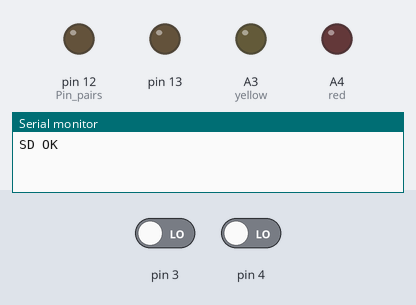
Bench run of a sketch on a simulated Arduino Uno, built for the host (arithmetic inside an expression is 32-bit, double 64-bit). Parts: output pins drawn as LEDs (lit = HIGH), the last lines printed to the serial monitor. Dashed ring = blinking. The inputs (shaded band) are chosen by the test bench; at power-on: pin 3 LOW, pin 4 LOW. Storage starts empty; the audio player accepts every command and is not drawn.

Above: at 3.2 s.
3.3 s: pin 3 driven HIGH
At 6.2 s:
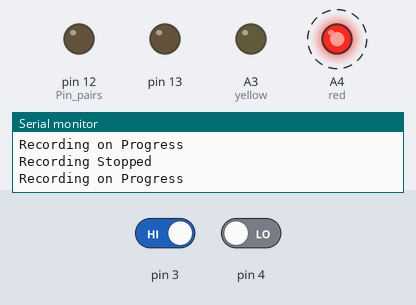
6.3 s: pin 3 driven LOW
At 7.0 s:
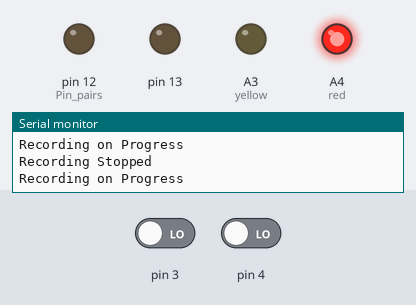
7.8 s: pin 4 driven HIGH
At 10.7 s:
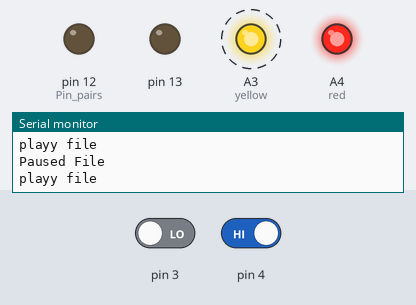
10.8 s: pin 4 driven LOW
At 11.9 s:
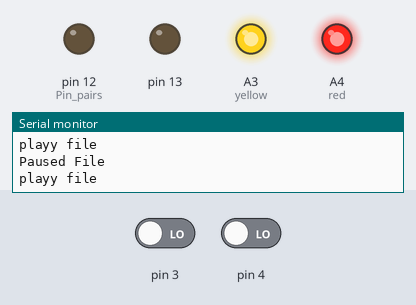
Timing chart, 0 to 13.3 s (numbered marks = the images above; inputs shaded):
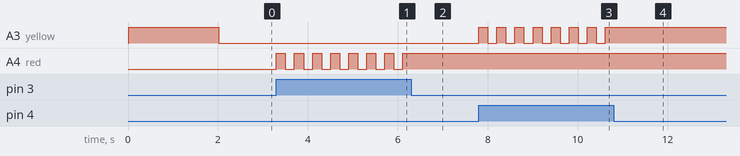

Measured:
- after the input at 3.3 s, A4 (red): alternates HIGH for 0.20 s and LOW for 0.20 s, starting at once
- after the input at 6.3 s, A4 (red): stops changing and stays HIGH
- after the input at 7.8 s, A3 (yellow): alternates HIGH for 0.20 s and LOW for 0.20 s, starting at once
- after the input at 10.8 s, A3 (yellow): stops changing and stays HIGH

The sketch:

audio_recorder.ino
```cpp
/*
This sketch demonstrates recording of standard WAV files that can be played on any device that supports WAVs. The recording
uses a single ended input from any of the analog input pins. Uses AVCC (5V) reference currently.

Requirements:
Class 4 or 6 SD Card
Audio Input Device (Microphone, etc)
Arduino Uno,Nano, Mega, etc.

Steps:
1. Edit pcmConfig.h
    a: On Uno or non-mega boards, #define buffSize 128. May need to increase.
    b: Uncomment #define ENABLE_RECORDING and #define BLOCK_COUNT 10000UL

2. Usage is as below. See https://github.com/TMRh20/TMRpcm/wiki/Advanced-Features#wiki-recording-audio for
   additional informaiton.

Notes: Recording will not work in Multi Mode.
Performance is very dependant on SD write speed, and memory used.
Better performance may be seen using the SdFat library. See included example for usage.
Running the Arduino from a battery or filtered power supply will reduce noise.
*/

#include <SD.h>
#include <SPI.h>
#include <TMRpcm.h>

//#define SD_ChipSelectPin 53  //example uses hardware SS pin 53 on Mega2560
#define SD_ChipSelectPin 8  //using digital pin 4 on arduino nano 328, can use other pins

TMRpcm audio;   // create an object for use in this sketch

int count = 0;
int ss1 = 1;
int ss2 = 1;
int ss3 = 1;
bool started = false;
bool stopped = false;
bool playy = false;
bool paused = false;

int yellow = A3;
int red = A4;

void setup() {

  //audio.quality(1);

  audio.speakerPin = 10;  //5,6,11 or 46 on Mega, 9 on Uno, Nano, etc
  pinMode(12,OUTPUT);  //Pin pairs: 9,10 Mega: 5-2,6-7,11-12,46-45
  pinMode(13, OUTPUT);
  pinMode(red,OUTPUT);  //Pin pairs: 9,10 Mega: 5-2,6-7,11-12,46-45
  pinMode(yellow, OUTPUT);

  Serial.begin(9600);

  if (!SD.begin(SD_ChipSelectPin)) {
    Serial.println("SD Not Found");
    digitalWrite(red, HIGH);
    delay(2000);
    digitalWrite(red, LOW);
    return;
  }else{
    Serial.println("SD OK");
    digitalWrite(yellow, HIGH);
    delay(2000);
    digitalWrite(yellow, LOW);
  }
  // The audio library needs to know which CS pin to use for recording
  audio.CSPin = SD_ChipSelectPin;
  audio.setVolume(5);

}
unsigned long pv1 = 0;
unsigned long pv2 = 0;
unsigned long pv3 = 0;


void loop() {

  if(digitalRead(3) == 1){
    if(millis()-pv1 > 200){
      pv1 = millis();
      ss1++;
      started = true;
      }
    }
    else if (digitalRead(4) == 1){
    if(millis()-pv2 > 200){
      pv2 = millis();
      ss2++;
      playy = true;
      }
    }

    if(ss1%2 == 0 && started){
      Serial.println("Recording on Progress");
      started = false;
      stopped = true;
      digitalWrite(red, HIGH);
      audio.startRecording("test.wav",16000,A0);

      }
    else if(ss1%2 != 0 && stopped){
      Serial.println("Recording Stopped");
      digitalWrite(red, 0);
      audio.stopRecording("test.wav");
      started = true;
      stopped = false;

      }
    else if(ss2%2 == 0 && playy){
      Serial.println("playy file");
      digitalWrite(yellow, HIGH);
      audio.play("test.wav");
      paused = true;
      playy = false;

      }
    else if(ss2%2 != 0 && paused){
      Serial.println("Paused File");
      digitalWrite(yellow, 0);
      audio.pause();
      playy = true;
      paused = false;

      }

}
```
